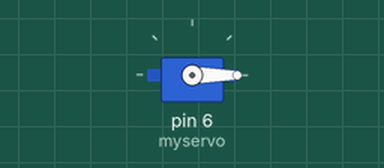
Recording of a sketch running on a simulated Arduino Uno, built with avr-gcc and run on an emulated ATmega328P. On the bench: servo.

Above: at 0.05 s.
At 6.0 s:
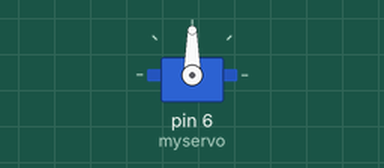
Timing chart, 0 to 7.8 s (numbered marks = the images above):
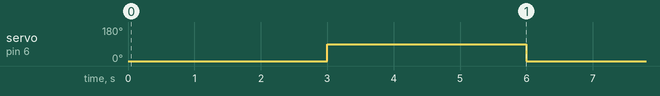

The sketch:

servo.ino
```cpp
/*
 Controlling a servo position using a potentiometer (variable resistor)
 by Michal Rinott <http://people.interaction-ivrea.it/m.rinott>

 modified on 8 Nov 2013
 by Scott Fitzgerald
 http://www.arduino.cc/en/Tutorial/Knob
*/

#include <Servo.h>

Servo myservo;  // create servo object to control a servo


void setup() {
  myservo.attach(6);  // attaches the servo on pin 9 to the servo object
}

void loop() {
  myservo.write(0);
  delay(3000);
  myservo.write(90);
  delay(3000);
}
```

Measured:
- by itself, servo on pin 6 (myservo): alternates 90° for 3.0 s and 0° for 3.0 s
